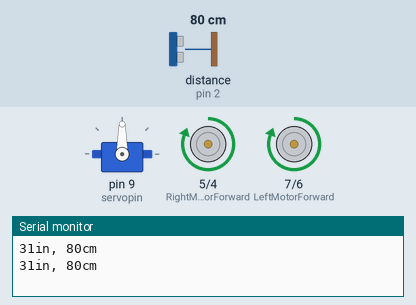
A sketch run on a simulated Arduino Uno, built with avr-gcc and run on an emulated ATmega328P. Shown: servo, motor-driver pin pairs drawn as motors (green arrow = first pin HIGH = forward, orange = second pin HIGH = backward, longer = more drive), the last lines printed to the serial monitor. Wiring (inferred from the names in the program): ultrasonic range finder: trigger pin 3; echo pin 2. The test bench sets the inputs (shaded band); at power-on: distance to the obstacle (sensor on pin 2) 80 cm. The echo pulse lasts 58.3 µs per cm.

Above: at 2.2 s.
2.3 s: distance to the obstacle (sensor on pin 2) set to 14 cm
4.0 s: distance to the obstacle (sensor on pin 2) set to 11 cm
At 6.0 s:
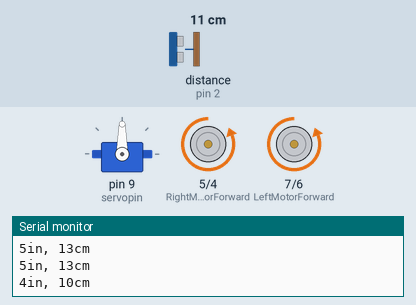
At 10.5 s:
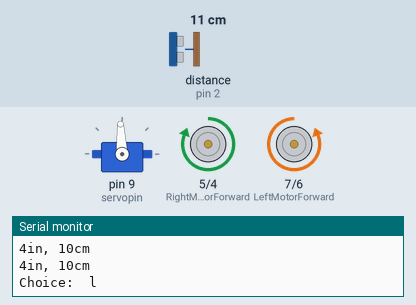
10.6 s: distance to the obstacle (sensor on pin 2) set to 18 cm
At 11.9 s:
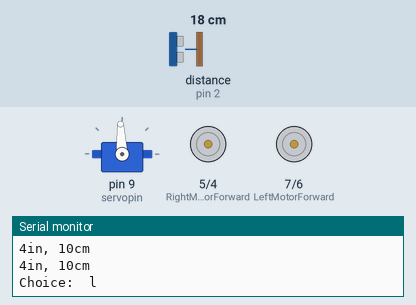
Timing chart, 0 to 13.6 s (numbered marks = the images above; inputs shaded):
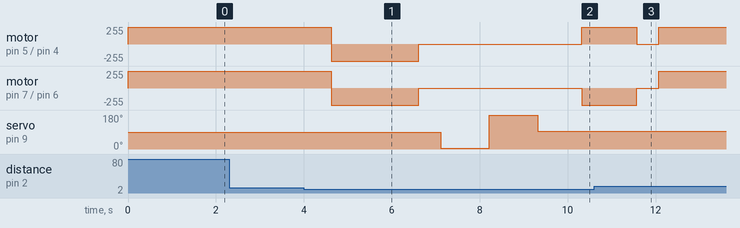

Measured:
- the behaviour switches between 13 and 12 cm on distance to the obstacle (sensor on pin 2) (found by bisection; images 0 and 1)
- after the input at 10.6 s, motor on pin 5 (RightMotorForward) / pin 4 (RightMotorReverse), motor on pin 7 (LeftMotorForward) / pin 6 (LeftMotorReverse): goes on until 12.1 s, then stays forward 255/255; servo on pin 9 (servopin): stays 93° (without the input it goes to 5° after 4.6 s)

The sketch:

obstacle_avoidance.ino
```cpp
#include <Servo.h>;
Servo myservo;
long duration, inches, cm, dist1 , dist2 , a;  //  function from datasheet of ultrasonic sensor
int set_length=4;
int servopin=9;

int LeftMotorForward = 7;
int LeftMotorReverse = 6;

int RightMotorForward = 5;
int RightMotorReverse = 4;

int trigPin =3;
int echoPin =2;

void off()
{
  digitalWrite(RightMotorForward, LOW);
  digitalWrite(RightMotorReverse, LOW);
  digitalWrite(LeftMotorForward, LOW);
  digitalWrite(LeftMotorReverse, LOW);
  delay(500);
  //return;
}

void setup()
{
  Serial.begin(9600);
  myservo.attach(servopin);
  pinMode(LeftMotorForward, OUTPUT);
  pinMode(RightMotorForward, OUTPUT);
  pinMode(LeftMotorReverse, OUTPUT);
  pinMode(RightMotorReverse, OUTPUT);
  pinMode(echoPin,INPUT);
  pinMode(7, OUTPUT);
  pinMode(5, OUTPUT);
  analogWrite(7, 255); // Faster motor at 100% of its full speed
  analogWrite(5, 255); // Slower motor at 100% of its full speed
  delay(1000);
}
int ultra()
{
  //long duration, inches, cm;
  pinMode(trigPin, OUTPUT);
  digitalWrite(trigPin, LOW);
  delayMicroseconds(10);
  digitalWrite(trigPin, HIGH);
  delayMicroseconds(10);
  digitalWrite(trigPin, LOW);

    //pinMode(echoPin,INPUT);
  duration = pulseIn(echoPin, HIGH);


  inches = microsecondsToInches(duration);
  cm=microsecondsToCentimeters(duration);
  //delay

  Serial.print(inches);
  Serial.print("in, ");
  Serial.print(cm);
  Serial.print("cm");
  Serial.println();

  delay(100);
  return round(inches);
}

void loop(){
  Driveforward();  // if nothing is wrong the go forward.
  int distance = ultra(); // us the ultra() function to see if anything is ahead.
  if (distance<= set_length){
    Reverse(); // If something is ahead, move back
    char turndirection = scan(); //Decide which direction to turn.
    switch (turndirection){
      case 'l':
        Leftturn();
        break;
      case 'r':
        Rightturn();
        break;
    }
  }
}
  /* if(inches<=set_length) // if there is obstacle at 15 inches or below
 {
 Reverse();
Rightturn();
dist1=microsecondsToInches(a);
Leftcheck();
dist2=microsecondsToInches(a);
Rightturn();
if(dist1>dist2)
 {
  Rightturn();
  off();
 }
 if(dist1<dist2)
  {
  Leftturn();
  off();
  }
}
  else
  {
  Driveforward();
  }
}*/

long microsecondsToInches(long microseconds)
{
return a=microseconds / 74 / 2;
}

long microsecondsToCentimeters(long microseconds)
{
 return microseconds / 29 / 2;
}

 void Reverse(){
  digitalWrite(RightMotorForward, LOW);
  digitalWrite(RightMotorReverse, HIGH);
  digitalWrite(LeftMotorForward, LOW);
  digitalWrite(LeftMotorReverse, HIGH);
  delay(2000);
  off();
  //return;
}
 void Rightturn(){
 digitalWrite(RightMotorForward, LOW );
 digitalWrite(LeftMotorForward, HIGH);
 digitalWrite(LeftMotorReverse, LOW );
 digitalWrite(RightMotorReverse, HIGH );
 delay(1500);
  off();
  //return;
 }

 void Leftturn(){
   digitalWrite(RightMotorForward, HIGH );
   digitalWrite(LeftMotorForward, LOW);
   digitalWrite(LeftMotorReverse, HIGH );
   digitalWrite(RightMotorReverse, LOW );
   delay(1250);
  off();
  //return;
 }

 void Leftcheck(){
   digitalWrite(RightMotorForward, HIGH );
   digitalWrite(LeftMotorForward, LOW);
   digitalWrite(LeftMotorReverse, HIGH );
   digitalWrite(RightMotorReverse, LOW );
   delay(8500);
   off();
   return;
 }

void Driveforward(){
digitalWrite(RightMotorForward, HIGH);
digitalWrite(RightMotorReverse, LOW);
digitalWrite(LeftMotorForward, HIGH);
digitalWrite(LeftMotorReverse, LOW);
delay(500);
//off();
//return;
   }

char scan(){
  int leftscanval, rightscanval;
  char choice;
  myservo.writeMicroseconds(600);
  delay(1000);                           //  //Look left
  leftscanval = ultra();

  myservo.write(2500);
  delay(1000);                            //  //Look right
  rightscanval = ultra();

   myservo.writeMicroseconds(1500);
  delay(1000);
  myservo.detach();
  myservo.attach(9);

  if (leftscanval>rightscanval){
    choice = 'l';
  }
  if (rightscanval>leftscanval){
    choice = 'r';
  }
  Serial.print("Choice:  ");
  Serial.println(choice);
  return choice;
}
```
